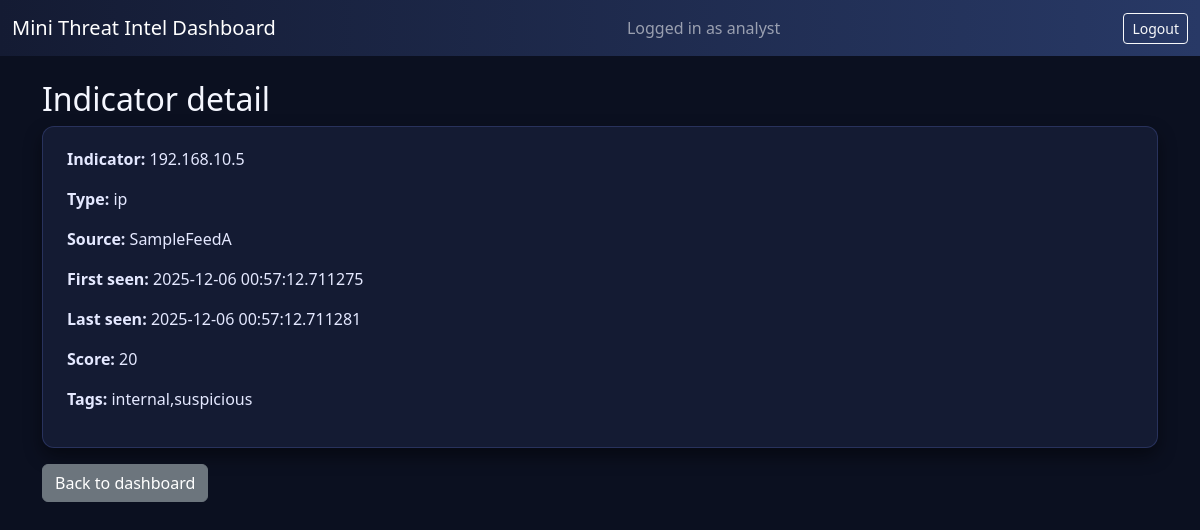
/indicator/1 (signed in), run on the app's committed database.
### models/db.py (models this page shows, shortened)
class User(db.Model, UserMixin):
    id = db.Column(db.Integer, primary_key=True)
    username = db.Column(db.String(80), unique=True, nullable=False)
    password_hash = db.Column(db.String(255), nullable=False)

class BaseModel(db.Model):
    __abstract__ = True
    id = db.Column(db.Integer, primary_key=True)

class ThreatIndicator(BaseModel):
    __tablename__ = "threat_indicators"
    indicator = db.Column(db.String(255), nullable=False)
    type = db.Column(db.String(50), nullable=False)
    source = db.Column(db.String(100), nullable=False)
    first_seen = db.Column(db.DateTime, nullable=False, default=datetime.utcnow)
    last_seen = db.Column(db.DateTime, nullable=False, default=datetime.utcnow)
    score = db.Column(db.Integer, nullable=False, default=0)
    tags = db.Column(db.String(255), nullable=True)

### app.py (the view)
@app.route("/indicator/<int:ind_id>")
def indicator_detail(ind_id):
    ind = ThreatIndicator.query.get_or_404(ind_id)
    return render_template("indicator_detail.html", indicator=ind)

### app.py (called while the page is built)
@login_manager.user_loader
def load_user(user_id):
    return User.query.get(int(user_id))

### templates/indicator_detail.html
{% extends "base.html" %}
{% block content %}
  <h2>Indicator detail</h2>
  <div class="panel-card mb-3">
    <p><strong>Indicator:</strong> {{ indicator.indicator }}</p>
    <p><strong>Type:</strong> {{ indicator.type }}</p>
    <p><strong>Source:</strong> {{ indicator.source }}</p>
    <p><strong>First seen:</strong> {{ indicator.first_seen }}</p>
    <p><strong>Last seen:</strong> {{ indicator.last_seen }}</p>
    <p><strong>Score:</strong> {{ indicator.score }}</p>
    <p><strong>Tags:</strong> {{ indicator.tags }}</p>
  </div>
  <a href="{{ url_for('dashboard') }}" class="btn btn-secondary">Back to dashboard</a>
{% endblock %}

### templates/base.html (shortened to what this page needs)
<!doctype html>
<html lang="en">
  <head>
    <link
      rel="stylesheet"
      href="https://cdn.jsdelivr.net/npm/bootstrap@5.3.3/dist/css/bootstrap.min.css"
    >
    <link rel="stylesheet" href="{{ url_for('static', filename='styles.css') }}">
  </head>
  <body>
    <nav class="navbar navbar-dark mb-4">
  <div class="container-fluid">
    <span class="navbar-brand mb-0 h1">Mini Threat Intel Dashboard</span>
    {% if current_user.is_authenticated %}
      <span class="navbar-text me-2">Logged in as {{ current_user.username }}</span>
      <a href="{{ url_for('logout') }}" class="btn btn-outline-light btn-sm">Logout</a>
    {% else %}
      <a href="{{ url_for('login') }}" class="btn btn-outline-light btn-sm">Login</a>
    {% endif %}
  </div>
</nav>
<div class="container">
  {% block content %}{% endblock %}
</div>
  </body>
</html>

### static/styles.css (style rules this page uses)
body { background-color: #0b1020; color: #e4e8ff; font-family: system-ui, -apple-system, BlinkMacSystemFont, "Segoe UI", sans-serif; }
.navbar { background: linear-gradient(90deg, #141b33, #283966); }
h1, h2 { color: #f5f7ff; }
.panel-card { background: #141b33; border-radius: 12px; padding: 1.25rem 1.5rem; box-shadow: 0 8px 18px rgba(0, 0, 0, 0.45); border: 1px solid rgba(120, 140, 255, 0.2); }

### data on the page
User: username "analyst"
ThreatIndicator: indicator "192.168.10.5", type "ip", source "SampleFeedA", first_seen "2025-12-06 00:57:12.711275", last_seen "2025-12-06 00:57:12.711281", score "20", tags "internal,suspicious"
